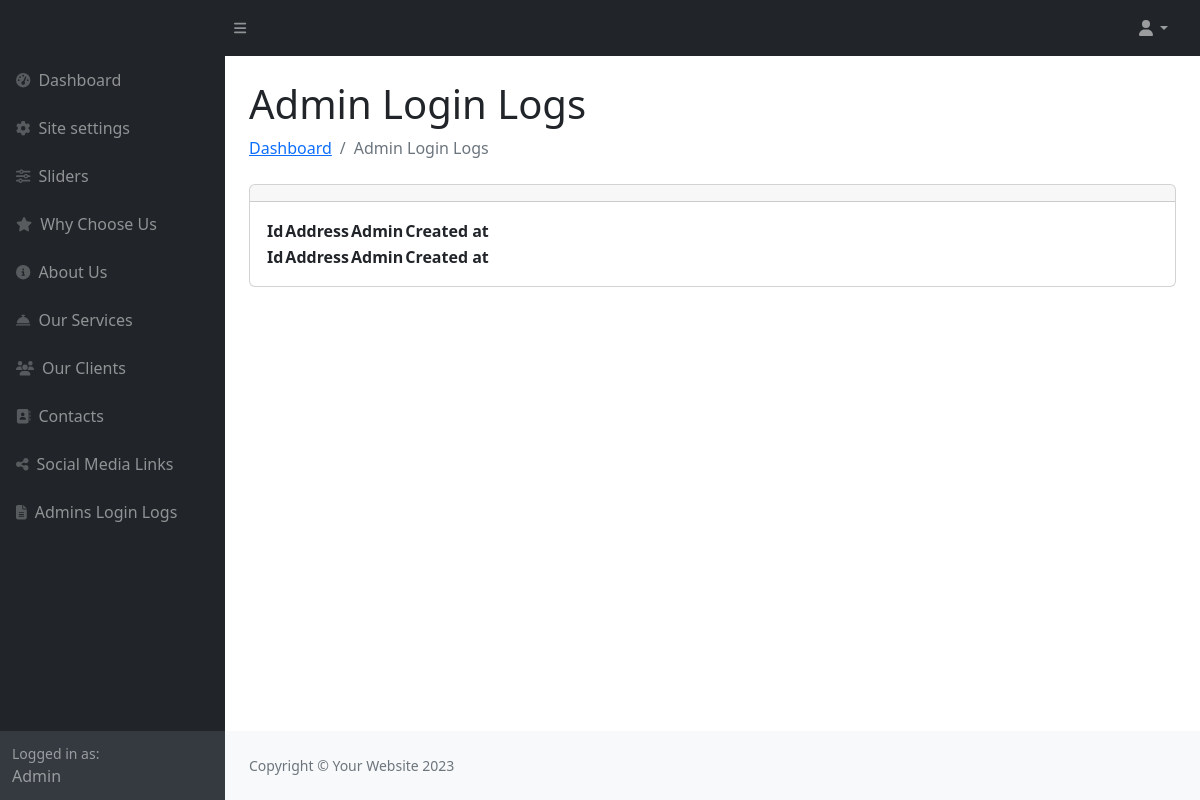
The app's page /index.php/admin/admin_login_logs, older data.
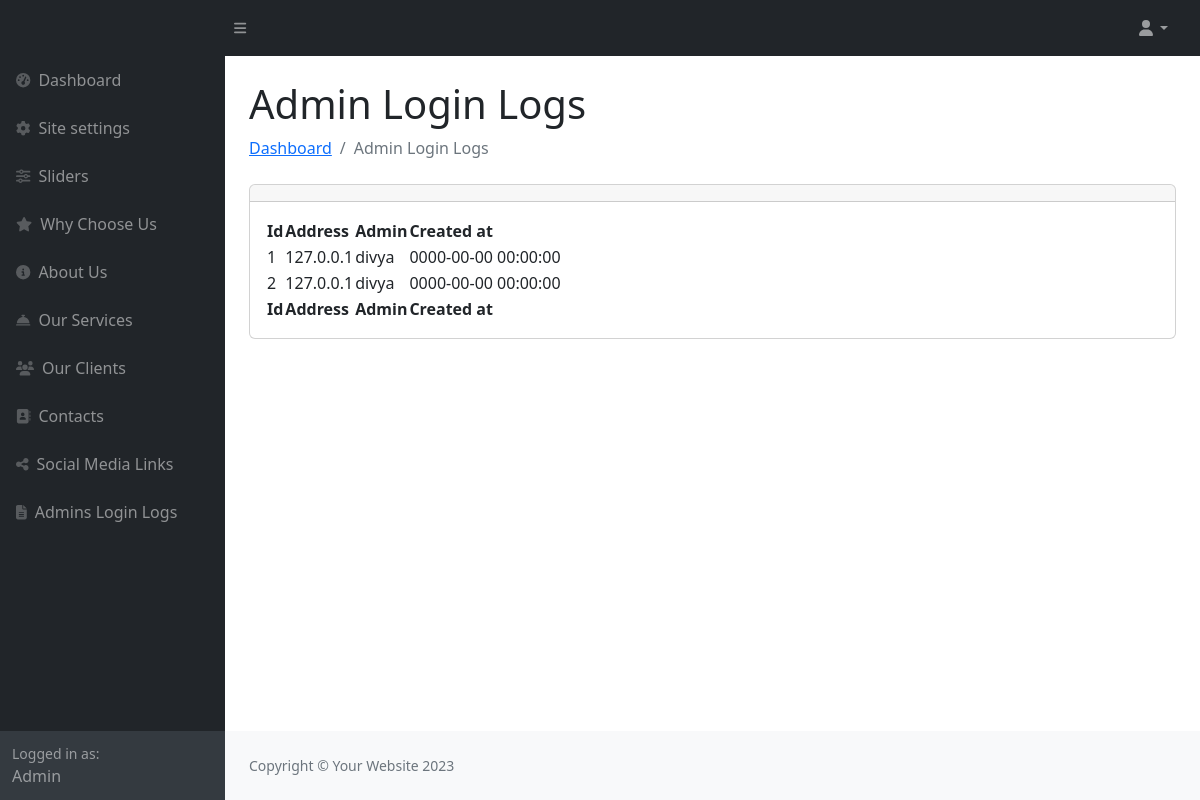
The same page, newer data.
### tables this page shows
CREATE TABLE `admin_login_logs` (
  `id` int(11) NOT NULL,
  `address` varchar(100) DEFAULT NULL,
  `admin_id` varchar(100) DEFAULT NULL,
  `created_at` timestamp NOT NULL DEFAULT current_timestamp() ON UPDATE current_timestamp()
);

### application/controllers/admin/Admin_login_logs.php (called while the page is built, shortened)
<?php
class Admin_login_logs extends CI_Controller
{
    public function __construct()
    {
        $this->load->library('form_validation');
        $this->load->model('Admin_model');
        $this->load->helper('form');
    }
    public function index()
    {
        $data['admin_login_logs'] = $this->Admin_model->get_data('admin_login_logs');
        foreach ($data['admin_login_logs'] as $admin) {
            $admin_name = $this->Admin_model->get_data_by_id($admin->admin_id, 'admins');
            $admin->admin = $admin_name->username;
        }
        $this->load->view('admin/admin_login_logs', $data);
    }
}

### index.php (called while the page is built, shortened)
<?php
require_once BASEPATH . 'core/CodeIgniter.php';

### application/models/Admin_model.php (called while the page is built, shortened)
<?php
class Admin_model extends CI_Model
{
    public function get_data_by_id($id, $table)
    {
        return $this->db->where('id', $id)->get($table)->row();
    }
    public function get_data($table)
    {
        return $this->db->get($table)->result();
    }
}

### application/views/admin/admin_login_logs.php (the view, shortened to what this page needs)
<div id="layoutSidenav_content">
    <main>
        <div class="container-fluid px-4">
            <h1 class="mt-4">Admin Login Logs</h1>
            <ol class="breadcrumb mb-4">
                <li class="breadcrumb-item"><a href="<?= base_url('admin/login') ?>">Dashboard</a></li>
                <li class="breadcrumb-item active">Admin Login Logs</li>
            </ol>
            <div class="card mb-4">
                <div class="card-header">
                </div>
                <div class="card-body">
                    <table id="datatablesSimple">
                        <thead>
                            <tr>
                                <th>Id</th>
                                <th>Address</th>
                                <th>Admin</th>
                                <th>Created at</th>
                            </tr>
                        </thead>
                        <tfoot>
                            <tr>
                                <th>Id</th>
                                <th>Address</th>
                                <th>Admin</th>
                                <th>Created at</th>
                            </tr>
                        </tfoot>
                        <tbody>
                            <?php
                            $sno = 1;
                            foreach ($admin_login_logs as $key => $value) {
                            ?>
                                <tr>
                                    <td><?= $sno ?></td>
                                    <td><?= $value->address ?></td>
                                    <td><?= $value->admin ?></td>
                                    <td><?= $value->created_at ?></td>
                                </tr>
                            <?php
                                $sno++;
                            } ?>
                        </tbody>
                    </table>
                </div>
            </div>
        </div>
    </main>

Row changes from the older to the newer data that the page shows:
added admin_login_logs: address "127.0.0.1", admin.username "divya", created_at "0000-00-00 00:00:00"
added admin_login_logs: address "127.0.0.1", admin.username "divya", created_at "0000-00-00 00:00:00"
